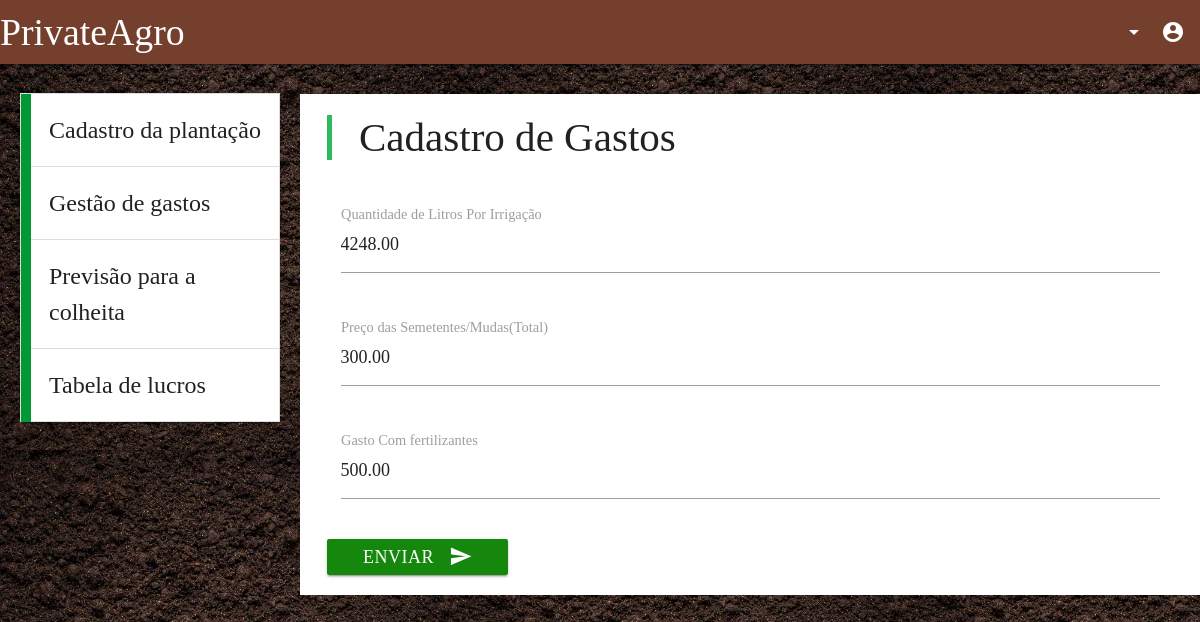
Page /tcc/index.php?link=7&id=32&acaoCad=recuperarPlantacao (signed in) on the committed database.
### tables this page shows
CREATE TABLE `cadastro` (
  `id` int(11) NOT NULL,
  `id_users` int(11) NOT NULL,
  `nomePlanta` varchar(30) NOT NULL,
  `tipo` varchar(25) NOT NULL,
  `qtdPlantada` int(11) NOT NULL,
  `tempo` int(11) NOT NULL,
  `data_plantada` date NOT NULL DEFAULT current_timestamp(),
  `data_colheita` date DEFAULT NULL,
  `irrigacao` int(11) NOT NULL,
  `p_irrigacao` decimal(6,2) DEFAULT NULL,
  `p_tipo` decimal(6,2) DEFAULT NULL,
  `p_fertilizante` decimal(6,2) DEFAULT NULL,
  `gastos` decimal(6,2) DEFAULT NULL
);

### controller/cadastro.controller.php (called while the page is built, shortened)
<?php
    require_once '../conexao/conexao.php';
    require_once '../service/cadastro.service.php';
    @$acaoCad = isset($_GET['acaoCad'])?$_GET['acaoCad']:$acaoCad;
    @$id = $_GET['id'];
    if ($acaoCad == "inserir")
    {
        session_start();
        $id_users = $_SESSION['id'];
        $cadastro = new Cadastro();
        $cadastro->__set('id_users',$id_users);
        $cadastro->__set('nomePlanta',$_POST['nomePlanta']);
        $cadastro->__set('tipo',$_POST['tipo']);
        $cadastro->__set('qtdPlantada',$_POST['qtdPlantada']);
        $cadastro->__set('tempo',$_POST['tempo']);
        $cadastro->__set('irrigacao',$_POST['irrigacao']);
        $conexao = new Conexao();
        $cadastroService = new CadastroService($cadastro, $conexao);
        $cadastroService->inserir();
        header("location: ../tcc/index.php");
    } elseif ($acaoCad == "recuperarPlantacao")
    {
        $cadastro = new Cadastro();
        $conexao = new Conexao();
        $cadastroService = new CadastroService($cadastro, $conexao);
        $cadastro = $cadastroService->recuperarPlantacao($id);
    } elseif ($acaoCad == "excluir")
    {
        $cadastro = new Cadastro();
        $conexao = new Conexao();
        $cadastroService = new CadastroService($cadastro, $conexao);
        $cadastroService->excluir($id);
        header("location: ../tcc/index.php?link=3&acaoCad=recuperar");
    } elseif ($acaoCad == "recuperar")
    {
        $cadastro = new Cadastro();
        $conexao = new Conexao();
        $id_users = $_SESSION['id'];
        $cadastroService = new CadastroService($cadastro, $conexao);
        $cadastro = $cadastroService->recuperar($id_users);
    }
?>

### conexao/conexao.php (called while the page is built, shortened)
<?php
	class Conexao{
		private $host = 'localhost';
		private $dbname = 'privateagro';
		private $user = 'root';
		private $senha = '';
		public function conectar(){
			try{
				$conexao = new PDO(
				"mysql:host=$this->host;dbname=$this->dbname",
				"$this->user",
				"$this->senha",
				);
				return $conexao;
			}catch(PDOException $e){
				echo $e->getMessage();
			}
		}
	}
?>

### service/cadastro.service.php (called while the page is built, shortened)
<?php
    class CadastroService {
        private $conexao;
        public function __construct(Cadastro $cadastro, Conexao $conexao)
        {
            $this->conexao = $conexao->conectar();
        }
        public function recuperarPlantacao($id)
        {
            $query = "SELECT * FROM cadastro WHERE id = :id";
            $stmt = $this->conexao->prepare($query);
            $stmt->bindValue('id', $id);
            $stmt->execute();
            return $stmt->fetchAll(PDO::FETCH_OBJ);
        }
    }
?>

### controller/users.controller.php (called while the page is built, shortened)
<?php
    require_once '../conexao/conexao.php';
    require_once '../service/users.service.php';
    @$acaoTar = isset($_GET['acaoTar'])?$_GET['acaoTar']:$acaoTar;
    if ($acaoTar == "inserir")
    {
        session_start();
        $id_users = $_SESSION['id'];
        $users = new Users();
        $tarifa = $_POST['tarifa'];
        $tarifa = $tarifa / 1000;
        $users->__set('tarifa',$tarifa);
        $conexao = new Conexao;
        $usersService = new UsersService($users, $conexao);
        $usersService->inserir($id_users);
        echo $tarifa;
        header("location: index.php?link=3&acaoCad=recuperar");
    } elseif ($acaoTar == "") {
        $users = new Users();
        $conexao = new Conexao();
        $id_users = $_SESSION['id'];
        $usersService = new UsersService($users, $conexao);
        $users = $usersService->recuperar($id_users);
    }
?>

### service/users.service.php (called while the page is built, shortened)
<?php
    class UsersService {
        private $conexao;
        public function __construct(Users $users, Conexao $conexao)
        {
            $this->conexao = $conexao->conectar();
        }
        public function recuperar($id_users)
        {
            $query = "select * from users where id = :id";
            $stmt = $this->conexao->prepare($query);
            $stmt->bindValue('id', $id_users);
            $stmt->execute();
            return $stmt->fetchALL(PDO::FETCH_OBJ);
        }
    }
?>

### tcc/gestao_form.php (the view, shortened to what this page needs)
<?php
  require_once "../controller/users.controller.php";
  require_once "../controller/cadastro.controller.php";
  $id = $_GET['id'];
  foreach ($users as $users)
  {
      $id=$users->id;
      $tarifa=$users->tarifa;
  }
  foreach ($cadastro as $cadastro)
  {
    $id=$cadastro->id;
    $qtdPlantada=$cadastro->qtdPlantada;
    $tempo=$cadastro->tempo;
    $irrigacao=$cadastro->irrigacao;
    $p_irrigacao=$cadastro->p_irrigacao;
    $p_tipo=$cadastro->p_tipo;
    $p_fertilizante=$cadastro->p_fertilizante;
  }
?>
<form class="col l12 m12 s12" action="cadastro.controller.php?acaoCad=inserirGastos&id=<?php echo $id;?>&tarifa=<?php echo $tarifa;?>
  &qtdplantada=<?php echo $qtdPlantada;?>&tempo=<?php echo $tempo;?>&irrigacao=<?php echo $irrigacao;?>" method="post">
  <div class="row">
    <blockquote><h4>Cadastro de Gastos</h4> </blockquote>
  </div>
  <div class="row">
    <div class="input-field col l12 m12 s12">
      <input id="p_irrigacao" name="p_irrigacao" type="number" class="validate" value="<?php if(isset($p_irrigacao)){echo $p_irrigacao;}else{echo '';}?>" required="">
      <label for="p_irrigacao">Quantidade de Litros Por Irrigação</label>
    </div>
  </div>
  <div class="row">
    <div class="input-field col l12 m12 s12">
      <input id="p_tipo" name="p_tipo" type="text" class="validate" value="<?php if(isset($p_tipo)){echo $p_tipo;}else{echo '';}?>" required="">
      <label for="p_tipo">Preço das Semetentes/Mudas(Total)</label>
    </div>
  </div>
  <div class="row">
    <div class="input-field col l12 m12 s12">
      <input id="p_fertilizante" name="p_fertilizante" type="text" value="<?php if(isset($p_fertilizante)){echo $p_fertilizante;}else{echo '';}?>" class="validate">
      <label for="p_fertilizante">Gasto Com fertilizantes</label>
    </div>
  </div>
  <div class="row">
    <button class="btn waves-effect waves-light" type="submit" name="submit" value="<?php if(!isset($metodo)){echo 'inserir';}elseif($metodo=='alterar'){echo 'alterar';}else{echo 'remover';}?>">Enviar
      <i class="material-icons right">send</i>
    </button>
  </div>
</form>

### tcc/css/index_tcc.css (style rules this page uses)
html, body { font-family: "light italic"; font-size: 18px; }
.btn { background-color: #009933; }
blockquote { border-left: 5px solid #31B95F; }
.btn { background-color: #14870c; }

### tcc/index.php (style rules this page uses)
html, body { font-family: "light italic"; font-size: 18px; }
.btn { background-color: #009933; }
blockquote { border-left: 5px solid #31B95F; }
.btn { background-color: #14870c; }

### rows in the picture
cadastro: p_irrigacao "4248.00", p_tipo "300.00", p_fertilizante "500.00"
